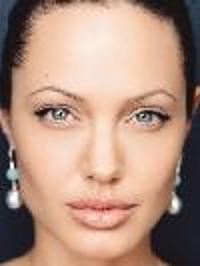
#> input picture Project 5 Image Morphing/a.png, 200 x 266 px
$ jupyter execute 'Image Morphing - Aishwarya.ipynb'
#> lines starting #> are read from the running program, lines starting #| are printed output that depends on the picture
[cell 1]
'''
Script - Do Not Modify

Running this cell will install all the libraries that can be used to solve this
week's Lab. You can make use of any of these libraries to help you in your code.
'''


# from google.colab import files
from io import BytesIO
from PIL import Image
import cv2
import numpy as np
import scipy
from scipy import signal
from scipy.spatial import Delaunay
import matplotlib.pyplot as plt

# If you get an error regarding the release version of albumentations, Ignore it.

[cell 2]
'''
Helper Function - Do Not Modify
You can use this function in your code
'''

def matrixABC(sparse_control_points, elements):
  """
  Get the triangle matrix given three endpoint sets
  [[ax bx cx]
    [ay by cy]
    [1   1  1]]

  Input -
  sparse_control_points - sparse control points for the input image
  elements - elements (Each Simplex) of Tri.simplices

  Output -
  Stack of all [[ax bx cx]
                [ay by cy]
                [1   1  1]]
  """
  output = np.zeros((3, 3))

  # First two rows using Ax Ay Bx By Cx Cy
  for i, element in enumerate(elements):
      output[0:2, i] = sparse_control_points[element, :]

  # Fill last row with 1s
  output[2, :] = 1

  return output

[cell 3]
'''
Helper Function - Do Not Modify
You can use this helper function in generate_warp
'''

def interp2(v, xq, yq):

	dim_input = 1
	if len(xq.shape) == 2 or len(yq.shape) == 2:
		dim_input = 2
		q_h = xq.shape[0]
		q_w = xq.shape[1]
		xq = xq.flatten()
		yq = yq.flatten()

	h = v.shape[0]
	w = v.shape[1]
	if xq.shape != yq.shape:
		raise('query coordinates Xq Yq should have same shape')

	x_floor = np.floor(xq).astype(np.int32)
	y_floor = np.floor(yq).astype(np.int32)
	x_ceil = np.ceil(xq).astype(np.int32)
	y_ceil = np.ceil(yq).astype(np.int32)

	x_floor[x_floor < 0] = 0
	y_floor[y_floor < 0] = 0
	x_ceil[x_ceil < 0] = 0
	y_ceil[y_ceil < 0] = 0

	x_floor[x_floor >= w-1] = w-1
	y_floor[y_floor >= h-1] = h-1
	x_ceil[x_ceil >= w-1] = w-1
	y_ceil[y_ceil >= h-1] = h-1

	v1 = v[y_floor, x_floor]
	v2 = v[y_floor, x_ceil]
	v3 = v[y_ceil, x_floor]
	v4 = v[y_ceil, x_ceil]

	lh = yq - y_floor
	lw = xq - x_floor
	hh = 1 - lh
	hw = 1 - lw

	w1 = hh * hw
	w2 = hh * lw
	w3 = lh * hw
	w4 = lh * lw

	interp_val = v1 * w1 + w2 * v2 + w3 * v3 + w4 * v4

	if dim_input == 2:
		return interp_val.reshape(q_h, q_w)
	return interp_val

[cell 4]
'''
Function - Modify
'''

def generate_warp(size_H, size_W, Tri, A_Inter_inv_set, A_im_set, image):

    # Generate x,y meshgrid
    x, y = np.meshgrid(np.arange(0,size_W, 1), np.arange(0, size_H, 1))

    # Flatten the meshgrid
    x = x.flatten()
    y = y.flatten()

    # Zip the flattened x, y and Find Simplices (hint: use list and zip)
    c = np.array(list(zip(x,y)))

    tri_idcs = []
    for el in c:
        tri_idx = Tri.find_simplex(el).item()
        tri_idcs.append(tri_idx)

    # compute alpha, beta, gamma for all the color layers(3)
    brc_coors = []
    for i in range(len(tri_idcs)):
        tri_idx = tri_idcs[i]
        el = c[i]
        brc_coor = A_Inter_inv_set[tri_idx] @ np.append(el, 1)[:, None]
        brc_coors.append(brc_coor)

    # Find all x and y co-ordinates
    pixels = []
    for i in range(len(brc_coors)):
        tri_idx = tri_idcs[i]
        brc_coor = brc_coors[i]
        pt_k_im = A_im_set[tri_idx] @ brc_coor
        pixels.append(pt_k_im)

    # Divide all x and y with z
    for pixel in pixels:
        pixel[0] = pixel[0]/pixel[2]
        pixel[1] = pixel[1]/pixel[2]
        pixel[2] = pixel[2]/pixel[2]

    # Generate Warped Images (Use function interp2) for each of 3 layers
    pixels_new = []
    for pixel in pixels:
        pixel_new = interp2(image, pixel[0], pixel[1])
        pixels_new.append(pixel_new)
    pixels_new = np.stack(pixels_new)
    pixels_new = pixels_new.reshape((size_H, size_W, 3))

    return pixels_new

[cell 5]
'''
Function - Do Not Modify
'''

def ImageMorphingTriangulation(im1, im2, im1_pts, im2_pts, warp_frac,dissolve_frac):
  """
  INPUT
  im1: H×W×3 numpy array representing the first image.
  im2: H×W×3 matrix representing the second image.
  im1_pts: N×2 matrix representing correspondences in the first image.
  im2_pts: N×2 matrix representing correspondences in the second image.
  warp_frac: 1×M vector representing each frame’s shape warping parameter.
  dissolve_frac: 1×M vector representing each frame’s cross-dissolve parameter.

  OUTPUT
  H×W×3 numpy array representing the morphed image

  Tips: Read about Delaunay function from scipy.spatial and see how you could
  use it here
  """

  # Compute the H,W of the images (same size)
  size_H = im1.shape[0]
  size_W = im1.shape[1]

  # Find the coordinates of the intermediate points
  intermediate_coords = (1 - warp_frac)*im1_pts + warp_frac*im2_pts

   # Generate Triangulation for the intermediate points (Use Delaunay function)
  Tri = Delaunay(intermediate_coords)
  nTri = Tri.simplices.shape[0]

  # Initialize the Triangle Matrices for all the triangles in image
  ABC_Inter_inv_set = np.zeros((nTri, 3, 3))
  ABC_im1_set = np.zeros((nTri, 3, 3))
  ABC_im2_set = np.zeros((nTri, 3, 3))

  # Fill the Triangle Matries
  for ii, element in enumerate(Tri.simplices):
    ABC_Inter_inv_set[ii, :, :] = np.linalg.inv(matrixABC(intermediate_coords, element))
    ABC_im1_set[ii, :, :] = matrixABC(im1_pts, element)
    ABC_im2_set[ii, :, :] = matrixABC(im2_pts, element)

  # Generate warp pictures (Use generate warp from the previous block)
  warp_im1 = generate_warp(size_H, size_W, Tri, ABC_Inter_inv_set, ABC_im1_set, im1)
  warp_im2 = generate_warp(size_H, size_W, Tri, ABC_Inter_inv_set, ABC_im2_set, im2)

  # Cross Dissolve
  dissolved_pic = (1 - dissolve_frac) * warp_im1 + dissolve_frac * warp_im2
  dissolved_pic = dissolved_pic.astype(np.uint8)

  # Saving each and every image to the folder
  imgs = Image.fromarray(dissolved_pic, 'RGB')
  imgs.save('face_morph.png')

#   files.download('face_morph.png')
  return dissolved_pic

[cell 6]
'''
Script - Do Not Modify the script.

This script will run the image loader where you need to select the images and
points.mat from your local disk.
'''

# uploaded = files.upload()
# face1 = Image.open(BytesIO(uploaded['a.png']))
# face2 = Image.open(BytesIO(uploaded['c.png']))

face1 = Image.open('a.png')
#> face1 is the input picture: PIL image 200x266 RGB; mean R, G, B 177.6, 144.5, 127.7
face2 = Image.open('c.png')
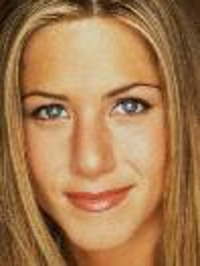
#> input picture Project 5 Image Morphing/c.png, 200 x 266 px
#> face2 is the input picture: PIL image 200x266 RGB; mean R, G, B 167.5, 123.5, 80.4

im1 = np.array(face1)
im2 = np.array(face2)

import scipy.io
mat = scipy.io.loadmat('points.mat')
#> (reads Project 5 Image Morphing/points.mat from the repository)
im1_pts = mat['Ip'] - 1
im2_pts = mat['Jp'] - 1

[cell 7]
'''
Script - Do Not Modify (You can change the values for warp_frac and
dissolve_frac)
This script will run the Image Morphing Triangulation Function.
'''
warp_frac = 1/2
dissolve_frac = 1/2
res = ImageMorphingTriangulation(im1, im2, im1_pts, im2_pts, warp_frac,dissolve_frac)
#> the loop in generate_warp, `for pixel in pixels:` made 53200 passes
#> pixel_new on passes 1 to 3: [[65, 82, 100]], [[64, 81, 99]], [[62, 79, 97]]
#> in generate_warp, `pixels_new = pixels_new.reshape((size_H, size_W, 3))`:
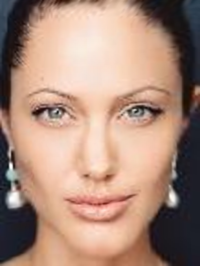
#> pixels_new: shape (266, 200, 3) float64; mean of channels 0, 1, 2 171.9, 139.5, 123.2; drawn with min black and max white
#> call 2 of generate_warp, with size_H = 266, size_W = 200, A_Inter_inv_set = array of shape (58, 3, 3), A_im_set = array of shape (58, 3, 3)
#> in generate_warp (call 2), `pixels_new = pixels_new.reshape((size_H, size_W, 3))`:
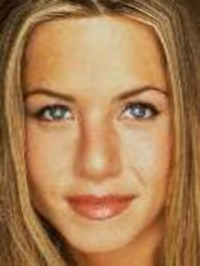
#> pixels_new: shape (266, 200, 3) float64; mean of channels 0, 1, 2 170, 125.7, 82.6; drawn as R, G, B
#> in ImageMorphingTriangulation, `dissolved_pic = (1 - dissolve_frac) * warp_im1 + dissolve_frac * warp_..`:
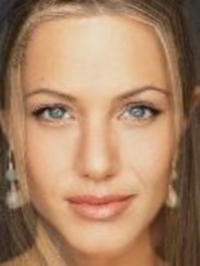
#> dissolved_pic: shape (266, 200, 3) float64; mean of channels 0, 1, 2 170.9, 132.6, 102.9; drawn as R, G, B
